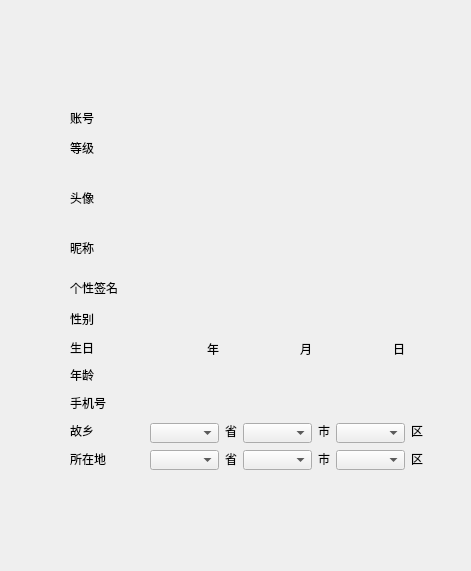
<?xml version="1.0" encoding="UTF-8"?>
<ui version="4.0">
 <class>FriendInfo</class>
 <widget class="QDialog" name="FriendInfo">
  <property name="geometry">
   <rect>
    <x>0</x>
    <y>0</y>
    <width>471</width>
    <height>571</height>
   </rect>
  </property>
  <property name="windowTitle">
   <string>好友资料</string>
  </property>
  <widget class="QLabel" name="label_3">
   <property name="geometry">
    <rect>
     <x>70</x>
     <y>110</y>
     <width>24</width>
     <height>16</height>
    </rect>
   </property>
   <property name="text">
    <string>账号</string>
   </property>
  </widget>
  <widget class="QLabel" name="label_12">
   <property name="geometry">
    <rect>
     <x>70</x>
     <y>190</y>
     <width>24</width>
     <height>16</height>
    </rect>
   </property>
   <property name="text">
    <string>头像</string>
   </property>
  </widget>
  <widget class="QLabel" name="label_14">
   <property name="geometry">
    <rect>
     <x>207</x>
     <y>341</y>
     <width>16</width>
     <height>16</height>
    </rect>
   </property>
   <property name="text">
    <string>年</string>
   </property>
  </widget>
  <widget class="QLabel" name="label_4">
   <property name="geometry">
    <rect>
     <x>70</x>
     <y>311</y>
     <width>24</width>
     <height>16</height>
    </rect>
   </property>
   <property name="text">
    <string>性别</string>
   </property>
  </widget>
  <widget class="QLabel" name="label_2">
   <property name="geometry">
    <rect>
     <x>70</x>
     <y>280</y>
     <width>48</width>
     <height>16</height>
    </rect>
   </property>
   <property name="text">
    <string>个性签名</string>
   </property>
  </widget>
  <widget class="QPushButton" name="FaceButton">
   <property name="geometry">
    <rect>
     <x>150</x>
     <y>170</y>
     <width>61</width>
     <height>61</height>
    </rect>
   </property>
   <property name="text">
    <string/>
   </property>
   <property name="iconSize">
    <size>
     <width>60</width>
     <height>60</height>
    </size>
   </property>
   <property name="flat">
    <bool>true</bool>
   </property>
  </widget>
  <widget class="QLabel" name="label_16">
   <property name="geometry">
    <rect>
     <x>393</x>
     <y>341</y>
     <width>16</width>
     <height>16</height>
    </rect>
   </property>
   <property name="text">
    <string>日</string>
   </property>
  </widget>
  <widget class="QLabel" name="label">
   <property name="geometry">
    <rect>
     <x>70</x>
     <y>140</y>
     <width>24</width>
     <height>16</height>
    </rect>
   </property>
   <property name="text">
    <string>等级</string>
   </property>
  </widget>
  <widget class="QLabel" name="AccountList">
   <property name="geometry">
    <rect>
     <x>150</x>
     <y>110</y>
     <width>60</width>
     <height>16</height>
    </rect>
   </property>
   <property name="text">
    <string/>
   </property>
  </widget>
  <widget class="QLabel" name="label_15">
   <property name="geometry">
    <rect>
     <x>300</x>
     <y>341</y>
     <width>16</width>
     <height>16</height>
    </rect>
   </property>
   <property name="text">
    <string>月</string>
   </property>
  </widget>
  <widget class="QLabel" name="label_9">
   <property name="geometry">
    <rect>
     <x>70</x>
     <y>451</y>
     <width>36</width>
     <height>16</height>
    </rect>
   </property>
   <property name="text">
    <string>所在地</string>
   </property>
  </widget>
  <widget class="QLabel" name="label_5">
   <property name="geometry">
    <rect>
     <x>70</x>
     <y>340</y>
     <width>24</width>
     <height>16</height>
    </rect>
   </property>
   <property name="text">
    <string>生日</string>
   </property>
  </widget>
  <widget class="QLabel" name="label_6">
   <property name="geometry">
    <rect>
     <x>70</x>
     <y>367</y>
     <width>24</width>
     <height>16</height>
    </rect>
   </property>
   <property name="text">
    <string>年龄</string>
   </property>
  </widget>
  <widget class="QLabel" name="label_8">
   <property name="geometry">
    <rect>
     <x>70</x>
     <y>423</y>
     <width>24</width>
     <height>16</height>
    </rect>
   </property>
   <property name="text">
    <string>故乡</string>
   </property>
  </widget>
  <widget class="QLabel" name="label_7">
   <property name="geometry">
    <rect>
     <x>70</x>
     <y>395</y>
     <width>36</width>
     <height>16</height>
    </rect>
   </property>
   <property name="text">
    <string>手机号</string>
   </property>
  </widget>
  <widget class="QLabel" name="label_13">
   <property name="geometry">
    <rect>
     <x>70</x>
     <y>240</y>
     <width>24</width>
     <height>16</height>
    </rect>
   </property>
   <property name="text">
    <string>昵称</string>
   </property>
  </widget>
  <widget class="QPushButton" name="ConfirmButton">
   <property name="geometry">
    <rect>
     <x>420</x>
     <y>0</y>
     <width>31</width>
     <height>23</height>
    </rect>
   </property>
   <property name="text">
    <string/>
   </property>
   <property name="icon">
    <iconset resource="resource.qrc">
     <normaloff>:/images/image/叉 - 副本.png</normaloff>:/images/image/叉 - 副本.png</iconset>
   </property>
   <property name="iconSize">
    <size>
     <width>23</width>
     <height>23</height>
    </size>
   </property>
   <property name="flat">
    <bool>true</bool>
   </property>
  </widget>
  <widget class="QPushButton" name="smallButton">
   <property name="geometry">
    <rect>
     <x>394</x>
     <y>0</y>
     <width>31</width>
     <height>23</height>
    </rect>
   </property>
   <property name="text">
    <string/>
   </property>
   <property name="icon">
    <iconset resource="resource.qrc">
     <normaloff>:/images/image/small.png</normaloff>:/images/image/small.png</iconset>
   </property>
   <property name="iconSize">
    <size>
     <width>23</width>
     <height>23</height>
    </size>
   </property>
   <property name="flat">
    <bool>true</bool>
   </property>
  </widget>
  <widget class="QLabel" name="label_10">
   <property name="geometry">
    <rect>
     <x>0</x>
     <y>0</y>
     <width>471</width>
     <height>571</height>
    </rect>
   </property>
   <property name="text">
    <string/>
   </property>
   <property name="pixmap">
    <pixmap resource="resource.qrc">:/images/image/friendInfor.png</pixmap>
   </property>
   <property name="scaledContents">
    <bool>true</bool>
   </property>
  </widget>
  <widget class="QLabel" name="NameEdit">
   <property name="geometry">
    <rect>
     <x>150</x>
     <y>240</y>
     <width>133</width>
     <height>20</height>
    </rect>
   </property>
   <property name="text">
    <string/>
   </property>
  </widget>
  <widget class="QLabel" name="SignEdit">
   <property name="geometry">
    <rect>
     <x>150</x>
     <y>280</y>
     <width>311</width>
     <height>20</height>
    </rect>
   </property>
   <property name="text">
    <string/>
   </property>
  </widget>
  <widget class="QLabel" name="AgeEdit">
   <property name="geometry">
    <rect>
     <x>150</x>
     <y>367</y>
     <width>133</width>
     <height>20</height>
    </rect>
   </property>
   <property name="text">
    <string/>
   </property>
  </widget>
  <widget class="QLabel" name="PhoneEdit">
   <property name="geometry">
    <rect>
     <x>150</x>
     <y>395</y>
     <width>133</width>
     <height>20</height>
    </rect>
   </property>
   <property name="text">
    <string/>
   </property>
  </widget>
  <widget class="QLabel" name="SexLabel">
   <property name="geometry">
    <rect>
     <x>150</x>
     <y>310</y>
     <width>69</width>
     <height>22</height>
    </rect>
   </property>
   <property name="text">
    <string/>
   </property>
  </widget>
  <widget class="QLabel" name="YearLabel">
   <property name="geometry">
    <rect>
     <x>150</x>
     <y>341</y>
     <width>45</width>
     <height>20</height>
    </rect>
   </property>
   <property name="text">
    <string/>
   </property>
  </widget>
  <widget class="QLabel" name="MonthLabel">
   <property name="geometry">
    <rect>
     <x>243</x>
     <y>341</y>
     <width>30</width>
     <height>20</height>
    </rect>
   </property>
   <property name="text">
    <string/>
   </property>
  </widget>
  <widget class="QLabel" name="DateLabel">
   <property name="geometry">
    <rect>
     <x>343</x>
     <y>341</y>
     <width>30</width>
     <height>20</height>
    </rect>
   </property>
   <property name="text">
    <string/>
   </property>
  </widget>
  <widget class="QComboBox" name="HomeP">
   <property name="geometry">
    <rect>
     <x>150</x>
     <y>423</y>
     <width>69</width>
     <height>20</height>
    </rect>
   </property>
  </widget>
  <widget class="QComboBox" name="LocalP">
   <property name="geometry">
    <rect>
     <x>150</x>
     <y>450</y>
     <width>69</width>
     <height>20</height>
    </rect>
   </property>
  </widget>
  <widget class="QComboBox" name="LocalL">
   <property name="geometry">
    <rect>
     <x>336</x>
     <y>450</y>
     <width>69</width>
     <height>20</height>
    </rect>
   </property>
  </widget>
  <widget class="QComboBox" name="LocalC">
   <property name="geometry">
    <rect>
     <x>243</x>
     <y>450</y>
     <width>69</width>
     <height>20</height>
    </rect>
   </property>
  </widget>
  <widget class="QLabel" name="label_19">
   <property name="geometry">
    <rect>
     <x>318</x>
     <y>423</y>
     <width>16</width>
     <height>16</height>
    </rect>
   </property>
   <property name="text">
    <string>市</string>
   </property>
  </widget>
  <widget class="QLabel" name="label_18">
   <property name="geometry">
    <rect>
     <x>225</x>
     <y>423</y>
     <width>16</width>
     <height>16</height>
    </rect>
   </property>
   <property name="text">
    <string>省</string>
   </property>
  </widget>
  <widget class="QLabel" name="label_22">
   <property name="geometry">
    <rect>
     <x>318</x>
     <y>451</y>
     <width>16</width>
     <height>16</height>
    </rect>
   </property>
   <property name="text">
    <string>市</string>
   </property>
  </widget>
  <widget class="QComboBox" name="HomeL">
   <property name="geometry">
    <rect>
     <x>336</x>
     <y>423</y>
     <width>69</width>
     <height>20</height>
    </rect>
   </property>
  </widget>
  <widget class="QLabel" name="label_20">
   <property name="geometry">
    <rect>
     <x>411</x>
     <y>423</y>
     <width>16</width>
     <height>16</height>
    </rect>
   </property>
   <property name="text">
    <string>区</string>
   </property>
  </widget>
  <widget class="QLabel" name="label_23">
   <property name="geometry">
    <rect>
     <x>411</x>
     <y>451</y>
     <width>16</width>
     <height>16</height>
    </rect>
   </property>
   <property name="text">
    <string>区</string>
   </property>
  </widget>
  <widget class="QLabel" name="label_21">
   <property name="geometry">
    <rect>
     <x>225</x>
     <y>451</y>
     <width>16</width>
     <height>16</height>
    </rect>
   </property>
   <property name="text">
    <string>省</string>
   </property>
  </widget>
  <widget class="QComboBox" name="HomeC">
   <property name="geometry">
    <rect>
     <x>243</x>
     <y>423</y>
     <width>69</width>
     <height>20</height>
    </rect>
   </property>
  </widget>
  <zorder>label_10</zorder>
  <zorder>label_3</zorder>
  <zorder>label_12</zorder>
  <zorder>label_14</zorder>
  <zorder>label_4</zorder>
  <zorder>label_2</zorder>
  <zorder>FaceButton</zorder>
  <zorder>label_16</zorder>
  <zorder>label</zorder>
  <zorder>AccountList</zorder>
  <zorder>label_15</zorder>
  <zorder>label_9</zorder>
  <zorder>label_5</zorder>
  <zorder>label_6</zorder>
  <zorder>label_8</zorder>
  <zorder>label_7</zorder>
  <zorder>label_13</zorder>
  <zorder>ConfirmButton</zorder>
  <zorder>smallButton</zorder>
  <zorder>HomeP</zorder>
  <zorder>LocalP</zorder>
  <zorder>LocalL</zorder>
  <zorder>LocalC</zorder>
  <zorder>label_19</zorder>
  <zorder>label_18</zorder>
  <zorder>label_22</zorder>
  <zorder>HomeL</zorder>
  <zorder>label_20</zorder>
  <zorder>label_23</zorder>
  <zorder>label_21</zorder>
  <zorder>HomeC</zorder>
  <zorder>NameEdit</zorder>
  <zorder>SignEdit</zorder>
  <zorder>AgeEdit</zorder>
  <zorder>PhoneEdit</zorder>
  <zorder>SexLabel</zorder>
  <zorder>YearLabel</zorder>
  <zorder>MonthLabel</zorder>
  <zorder>DateLabel</zorder>
 </widget>
 <resources>
  <include location="resource.qrc"/>
 </resources>
 <connections/>
</ui>
